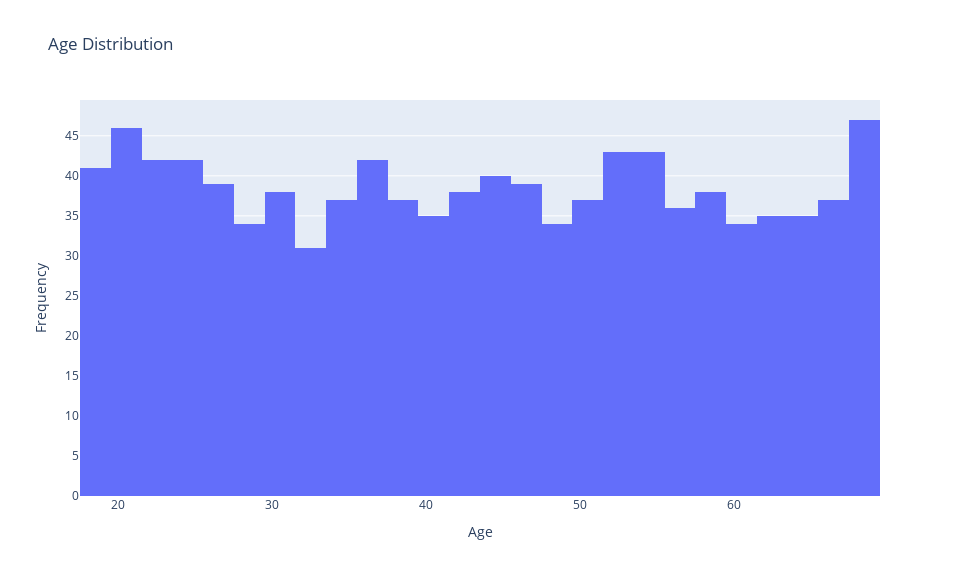

Write notebook code for a chart like this one.
### Markdown cell above
# EDA

### Code cell
# Distribution of Age
fig = px.histogram(
    data_frame=cus_churn,
    x='Age',
    title='Age Distribution',
)

fig.update_layout(
    yaxis_title='Frequency',
    width=960, height=576,
)
fig.show()

### Figure 1 — Plotly figure (JSON) as saved in the notebook; plotly's stock layout.template omitted (floating-point values rounded to 4 significant figures; data arrays with more than 128 entries replaced by an {"elided": "..."} marker saying what was removed)
{"data": [{"alignmentgroup": "True", "bingroup": "x", "hovertemplate": "Age=%{x}<br>count=%{y}<extra></extra>", "legendgroup": "", "marker": {"color": "#636efa", "pattern": {"shape": ""}}, "name": "", "offsetgroup": "", "orientation": "v", "showlegend": false, "x": {"elided": "1000 int values"}, "xaxis": "x", "yaxis": "y", "type": "histogram"}], "layout": {"xaxis": {"anchor": "y", "domain": [0.0, 1.0], "title": {"text": "Age"}}, "yaxis": {"anchor": "x", "domain": [0.0, 1.0], "title": {"text": "Frequency"}}, "legend": {"tracegroupgap": 0}, "title": {"text": "Age Distribution"}, "barmode": "relative", "width": 960, "height": 576}}
